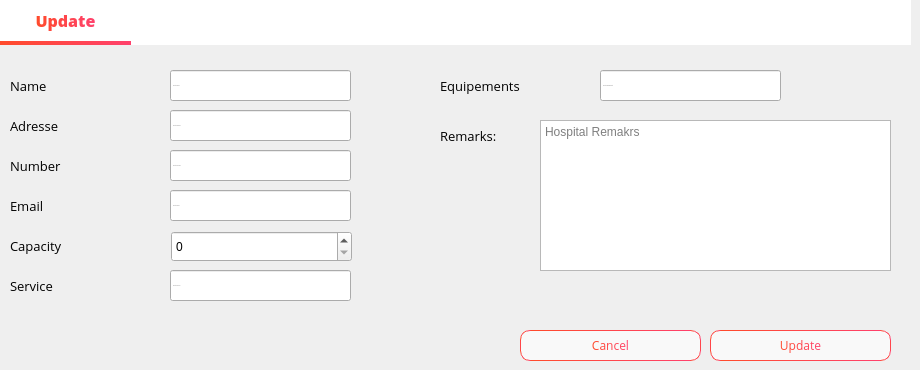
        <widget class="QWidget" name="page_21">
         <widget class="QLineEdit" name="Modifier_Hospital_name_5">
          <property name="geometry">
           <rect>
            <x>170</x>
            <y>70</y>
            <width>181</width>
            <height>31</height>
           </rect>
          </property>
          <property name="font">
           <font>
            <family>Open Sans</family>
            <pointsize>-1</pointsize>
            <weight>50</weight>
            <bold>false</bold>
           </font>
          </property>
          <property name="styleSheet">
           <string notr="true"/>
          </property>
          <property name="placeholderText">
           <string>Hospital name</string>
          </property>
         </widget>
         <widget class="QLineEdit" name="Modifier_Hospital_adresse_5">
          <property name="geometry">
           <rect>
            <x>170</x>
            <y>110</y>
            <width>181</width>
            <height>31</height>
           </rect>
          </property>
          <property name="font">
           <font>
            <family>Open Sans</family>
            <pointsize>-1</pointsize>
            <weight>50</weight>
            <bold>false</bold>
           </font>
          </property>
          <property name="styleSheet">
           <string notr="true"/>
          </property>
          <property name="placeholderText">
           <string>Hospital adresse</string>
          </property>
         </widget>
         <widget class="QLabel" name="label_343">
          <property name="geometry">
           <rect>
            <x>440</x>
            <y>120</y>
            <width>61</width>
            <height>31</height>
           </rect>
          </property>
          <property name="font">
           <font>
            <family>Open Sans</family>
            <pointsize>10</pointsize>
            <weight>50</weight>
            <bold>false</bold>
           </font>
          </property>
          <property name="styleSheet">
           <string notr="true">color: rgb(0, 0, 0);</string>
          </property>
          <property name="text">
           <string>Remarks:</string>
          </property>
         </widget>
         <widget class="QLineEdit" name="Modifier_Hospital_Equipements_5">
          <property name="geometry">
           <rect>
            <x>600</x>
            <y>70</y>
            <width>181</width>
            <height>31</height>
           </rect>
          </property>
          <property name="font">
           <font>
            <family>Open Sans</family>
            <pointsize>-1</pointsize>
            <weight>50</weight>
            <bold>false</bold>
           </font>
          </property>
          <property name="styleSheet">
           <string notr="true"/>
          </property>
          <property name="placeholderText">
           <string>Hospital Equipements</string>
          </property>
         </widget>
         <widget class="QWidget" name="widget_56" native="true">
          <property name="geometry">
           <rect>
            <x>0</x>
            <y>0</y>
            <width>911</width>
            <height>45</height>
           </rect>
          </property>
          <property name="styleSheet">
           <string notr="true">QWidget{
background-color: rgb(255, 255, 255);
}
QPushButton {
    border: none;
    padding: 5px 10px;
    font-size: 16px;
    font-weight: normal;
    color: black;
}

QPushButton:checked {
    border-bottom: 4px solid qlineargradient(x1:0, y1:0, x2:1, y2:0, stop:0 #FF4B2B, stop:1 #FF416C);
    border-right: none;
    border-top: none;
    color: qlineargradient(x1:0, y1:0, x2:1, y2:0, stop:0 #FF4B2B, stop:1 #FF416C);
    font-weight: 700;
}

QPushButton:hover {
    background-color: qlineargradient(x1:0, y1:0, x2:1, y2:0, stop:0 #f2f2f2, stop:1 #e6e6e6);
}</string>
          </property>
          <widget class="QPushButton" name="pushButton_109">
           <property name="enabled">
            <bool>false</bool>
           </property>
           <property name="geometry">
            <rect>
             <x>0</x>
             <y>0</y>
             <width>131</width>
             <height>45</height>
            </rect>
           </property>
           <property name="font">
            <font>
             <family>Open Sans</family>
             <pointsize>-1</pointsize>
             <weight>50</weight>
             <bold>false</bold>
            </font>
           </property>
           <property name="cursor">
            <cursorShape>ArrowCursor</cursorShape>
           </property>
           <property name="styleSheet">
            <string notr="true"/>
           </property>
           <property name="text">
            <string>Update</string>
           </property>
           <property name="checkable">
            <bool>true</bool>
           </property>
           <property name="checked">
            <bool>true</bool>
           </property>
          </widget>
         </widget>
         <widget class="QLabel" name="label_344">
          <property name="geometry">
           <rect>
            <x>10</x>
            <y>110</y>
            <width>151</width>
            <height>31</height>
           </rect>
          </property>
          <property name="font">
           <font>
            <family>Open Sans</family>
            <pointsize>10</pointsize>
            <weight>50</weight>
            <bold>false</bold>
           </font>
          </property>
          <property name="styleSheet">
           <string notr="true">color: rgb(0, 0, 0);</string>
          </property>
          <property name="text">
           <string>Adresse</string>
          </property>
         </widget>
         <widget class="QTextEdit" name="Modifier_Remarks_5">
          <property name="geometry">
           <rect>
            <x>540</x>
            <y>120</y>
            <width>351</width>
            <height>151</height>
           </rect>
          </property>
          <property name="placeholderText">
           <string>Hospital Remakrs</string>
          </property>
         </widget>
         <widget class="QLabel" name="label_345">
          <property name="geometry">
           <rect>
            <x>10</x>
            <y>70</y>
            <width>151</width>
            <height>31</height>
           </rect>
          </property>
          <property name="font">
           <font>
            <family>Open Sans</family>
            <pointsize>10</pointsize>
            <weight>50</weight>
            <bold>false</bold>
           </font>
          </property>
          <property name="styleSheet">
           <string notr="true">color: rgb(0, 0, 0);</string>
          </property>
          <property name="text">
           <string>Name</string>
          </property>
         </widget>
         <widget class="QLabel" name="label_346">
          <property name="geometry">
           <rect>
            <x>440</x>
            <y>70</y>
            <width>151</width>
            <height>31</height>
           </rect>
          </property>
          <property name="font">
           <font>
            <family>Open Sans</family>
            <pointsize>10</pointsize>
            <weight>50</weight>
            <bold>false</bold>
           </font>
          </property>
          <property name="styleSheet">
           <string notr="true">color: rgb(0, 0, 0);</string>
          </property>
          <property name="text">
           <string>Equipements</string>
          </property>
         </widget>
         <widget class="QLabel" name="label_347">
          <property name="geometry">
           <rect>
            <x>10</x>
            <y>190</y>
            <width>151</width>
            <height>31</height>
           </rect>
          </property>
          <property name="font">
           <font>
            <family>Open Sans</family>
            <pointsize>10</pointsize>
            <weight>50</weight>
            <bold>false</bold>
           </font>
          </property>
          <property name="styleSheet">
           <string notr="true">color: rgb(0, 0, 0);</string>
          </property>
          <property name="text">
           <string>Email</string>
          </property>
         </widget>
         <widget class="QLabel" name="label_348">
          <property name="geometry">
           <rect>
            <x>10</x>
            <y>230</y>
            <width>151</width>
            <height>31</height>
           </rect>
          </property>
          <property name="font">
           <font>
            <family>Open Sans</family>
            <pointsize>10</pointsize>
            <weight>50</weight>
            <bold>false</bold>
           </font>
          </property>
          <property name="styleSheet">
           <string notr="true">color: rgb(0, 0, 0);</string>
          </property>
          <property name="text">
           <string>Capacity</string>
          </property>
         </widget>
         <widget class="QPushButton" name="Modifier_btn_5">
          <property name="geometry">
           <rect>
            <x>710</x>
            <y>330</y>
            <width>181</width>
            <height>31</height>
           </rect>
          </property>
          <property name="font">
           <font>
            <family>Open Sans</family>
            <pointsize>-1</pointsize>
           </font>
          </property>
          <property name="cursor">
           <cursorShape>PointingHandCursor</cursorShape>
          </property>
          <property name="styleSheet">
           <string notr="true">QPushButton {
    border: 1px solid qlineargradient(x1:0, y1:0, x2:1, y2:0, stop:0 #FF4B2B, stop:1 #FF416C);
    border-radius: 10px;
    padding: 5px 15px;
    background: #f9f9f9;
    color: qlineargradient(x1:0, y1:0, x2:1, y2:0, stop:0 #FF4B2B, stop:1 #FF416C);
    font-size: 12px;
}

QPushButton:hover {
    background-color: qlineargradient(x1:0, y1:0, x2:1, y2:0, stop:0 #FF416C, stop:1 #FF4B2B);
	color: white;
}

QPushButton:pressed {
    background-color: qlineargradient(x1:0, y1:0, x2:1, y2:0, stop:0 #FF4B2B, stop:1 #FF416C);
    border: 2px solid #FF416C;
    padding: 4px 14px 6px 16px;
}</string>
          </property>
          <property name="text">
           <string>Update</string>
          </property>
         </widget>
         <widget class="QSpinBox" name="Modifier_hospital_capacity_5">
          <property name="geometry">
           <rect>
            <x>171</x>
            <y>231</y>
            <width>181</width>
            <height>31</height>
           </rect>
          </property>
         </widget>
         <widget class="QLabel" name="label_349">
          <property name="geometry">
           <rect>
            <x>10</x>
            <y>150</y>
            <width>151</width>
            <height>31</height>
           </rect>
          </property>
          <property name="font">
           <font>
            <family>Open Sans</family>
            <pointsize>10</pointsize>
            <weight>50</weight>
            <bold>false</bold>
           </font>
          </property>
          <property name="styleSheet">
           <string notr="true">color: rgb(0, 0, 0);</string>
          </property>
          <property name="text">
           <string>Number</string>
          </property>
         </widget>
         <widget class="QLabel" name="label_350">
          <property name="geometry">
           <rect>
            <x>10</x>
            <y>270</y>
            <width>151</width>
            <height>31</height>
           </rect>
          </property>
          <property name="font">
           <font>
            <family>Open Sans</family>
            <pointsize>10</pointsize>
            <weight>50</weight>
            <bold>false</bold>
           </font>
          </property>
          <property name="styleSheet">
           <string notr="true">color: rgb(0, 0, 0);</string>
          </property>
          <property name="text">
           <string>Service</string>
          </property>
         </widget>
         <widget class="QLineEdit" name="Modifier_Hopistal_Email_5">
          <property name="geometry">
           <rect>
            <x>170</x>
            <y>190</y>
            <width>181</width>
            <height>31</height>
           </rect>
          </property>
          <property name="font">
           <font>
            <family>Open Sans</family>
            <pointsize>-1</pointsize>
            <weight>50</weight>
            <bold>false</bold>
           </font>
          </property>
          <property name="styleSheet">
           <string notr="true"/>
          </property>
          <property name="placeholderText">
           <string>Hospital email</string>
          </property>
         </widget>
         <widget class="QLineEdit" name="Modifier_Hospital_number_5">
          <property name="geometry">
           <rect>
            <x>170</x>
            <y>150</y>
            <width>181</width>
            <height>31</height>
           </rect>
          </property>
          <property name="font">
           <font>
            <family>Open Sans</family>
            <pointsize>-1</pointsize>
            <weight>50</weight>
            <bold>false</bold>
           </font>
          </property>
          <property name="styleSheet">
           <string notr="true"/>
          </property>
          <property name="placeholderText">
           <string>Hospital number</string>
          </property>
         </widget>
         <widget class="QLineEdit" name="Modifier_Hospital_service_5">
          <property name="geometry">
           <rect>
            <x>170</x>
            <y>270</y>
            <width>181</width>
            <height>31</height>
           </rect>
          </property>
          <property name="font">
           <font>
            <family>Open Sans</family>
            <pointsize>-1</pointsize>
            <weight>50</weight>
            <bold>false</bold>
           </font>
          </property>
          <property name="styleSheet">
           <string notr="true"/>
          </property>
          <property name="placeholderText">
           <string>Hospital Service</string>
          </property>
         </widget>
         <widget class="QPushButton" name="Modifier_Cancel_5">
          <property name="geometry">
           <rect>
            <x>520</x>
            <y>330</y>
            <width>181</width>
            <height>31</height>
           </rect>
          </property>
          <property name="font">
           <font>
            <family>Open Sans</family>
            <pointsize>-1</pointsize>
           </font>
          </property>
          <property name="cursor">
           <cursorShape>PointingHandCursor</cursorShape>
          </property>
          <property name="styleSheet">
           <string notr="true">QPushButton {
    border: 1px solid qlineargradient(x1:0, y1:0, x2:1, y2:0, stop:0 #FF4B2B, stop:1 #FF416C);
    border-radius: 10px;
    padding: 5px 15px;
    background: #f9f9f9;
    color: qlineargradient(x1:0, y1:0, x2:1, y2:0, stop:0 #FF4B2B, stop:1 #FF416C);
    font-size: 12px;
}

QPushButton:hover {
    background-color: qlineargradient(x1:0, y1:0, x2:1, y2:0, stop:0 #FF416C, stop:1 #FF4B2B);
	color: white;
}

QPushButton:pressed {
    background-color: qlineargradient(x1:0, y1:0, x2:1, y2:0, stop:0 #FF4B2B, stop:1 #FF416C);
    border: 2px solid #FF416C;
    padding: 4px 14px 6px 16px;
}</string>
          </property>
          <property name="text">
           <string>Cancel</string>
          </property>
         </widget>
        </widget>
